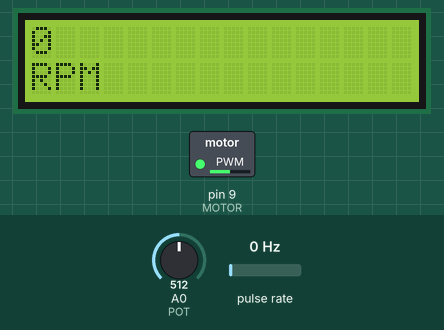
Bench run of a sketch on a simulated Arduino Uno, built with avr-gcc and run on an emulated ATmega328P. On the bench: 16×2 character LCD, switched loads named in the sketch (green lamp = pin HIGH). Wiring (inferred from the names in the program): pulse sensor: data pin 2. Inputs (shaded band) come from the test bench; at power-on: A0 (POT) = 512, pulse rate 0 Hz.

Above: at 1.6 s.
1.7 s: A0 (POT) set to 716
At 2.8 s:
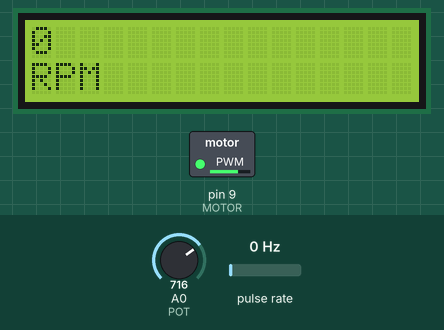
3.2 s: A0 (POT) set to 900
At 4.0 s:
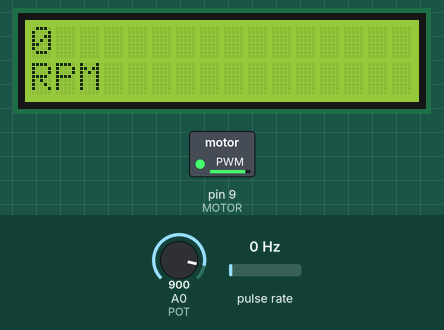
4.7 s: pulse rate (sensor on pin 2) set to 4 Hz
At 6.5 s:
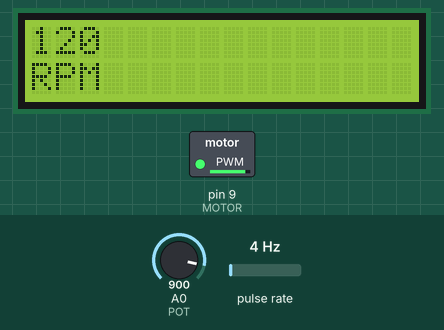
7.5 s: A0 (POT) set to 122
At 8.5 s:
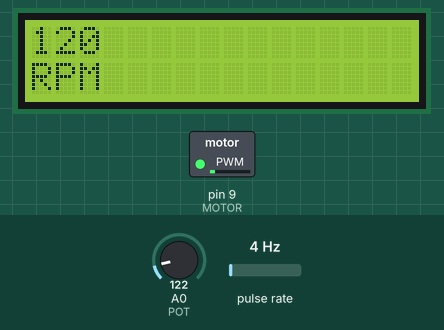
9.0 s: A0 (POT) set to 0
At 9.6 s:
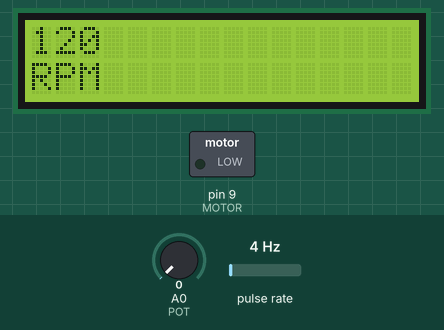
10.5 s: pulse rate (sensor on pin 2) set to 50 Hz
At 12.3 s:
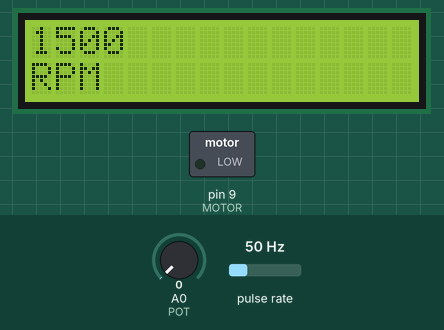
Timing chart, 0 to 13.8 s (numbered marks = the images above; inputs shaded):
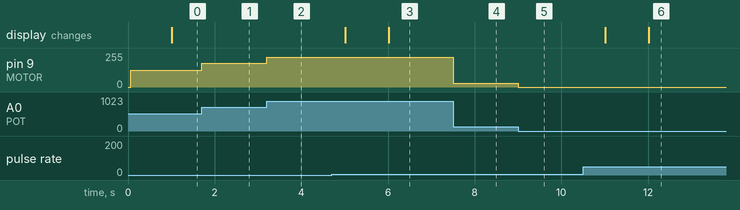

Measured:
- after the input at 1.7 s, pin 9 (MOTOR): 127/255 → 178/255 at once
- after the input at 3.2 s, pin 9 (MOTOR): 178/255 → 224/255 at once
- after the input at 4.7 s, the display: first changes after 0.31 s (image 3 shows a later state)
- after the input at 7.5 s, pin 9 (MOTOR): 224/255 → 30/255 at once
- after the input at 9.0 s, pin 9 (MOTOR): 30/255 → 0/255 at once
- after the input at 10.5 s, the display: first changes after 0.51 s (image 6 shows a later state)

The sketch:

_23_arduSerie_ArduTachoMeterV2_VI.ino
```cpp
// (licence header left out)
//Motor Speed Control with a Pot

const int MOTOR = 9; //Motor on Digital Pin 9
const int POT = 0;  //POT on Analog Pin 0

int val = 0;

#include <Wire.h>
#include <LiquidCrystal_I2C.h>

LiquidCrystal_I2C lcd(0x27, 5, 4); // set the LCD address to 0x27 for a 16 chars and 2 line display


int encoder_pin = 2;                    // pulse output from the module
unsigned int rpm;                       // rpm reading
volatile byte pulses;                   // number of pulses
unsigned long timeold;
// number of pulses per revolution
// based on your encoder disc
unsigned int pulsesperturn = 2;
void counter()
{
  //Update count
  pulses++;
}


void setup()
{
  pinMode (MOTOR, OUTPUT);

  Serial.begin(9600);
  lcd.init();                      // initialize the lcd
  //lcd.init();
  // Print a message to the LCD.
  lcd.backlight();
  //lcd.setCursor(0,0);
  //lcd.print("Hello, world!!!!");
  //lcd.setCursor(0,1);
  //lcd.print("RPM");

  pinMode(encoder_pin, INPUT);
  //Interrupt 0 is digital pin 2
  //Triggers on Falling Edge (change from HIGH to LOW)
  attachInterrupt(0, counter, FALLING);
  // Initialize
  pulses = 0;
  rpm = 0;
  timeold = 0;
}


void loop()
{
  if (millis() - timeold >= 1000) {
    //Don't process interrupts during calculations
    detachInterrupt(0);
    rpm = (60 * 1000 / pulsesperturn ) / (millis() - timeold) * pulses;
    timeold = millis();
    pulses = 0;
    //Serial.print("RPM = ");
    //Serial.println(rpm,DEC);
    //Restart the interrupt processing
    attachInterrupt(0, counter, FALLING);
    lcd.clear();
    lcd.setCursor(0, 0);
    lcd.print(rpm, DEC);
    lcd.setCursor(0, 1);
    lcd.print("RPM");
  }
    val = analogRead(POT);
    val = map(val, 0, 1023, 0, 255);
    analogWrite(MOTOR, val);
}
```
